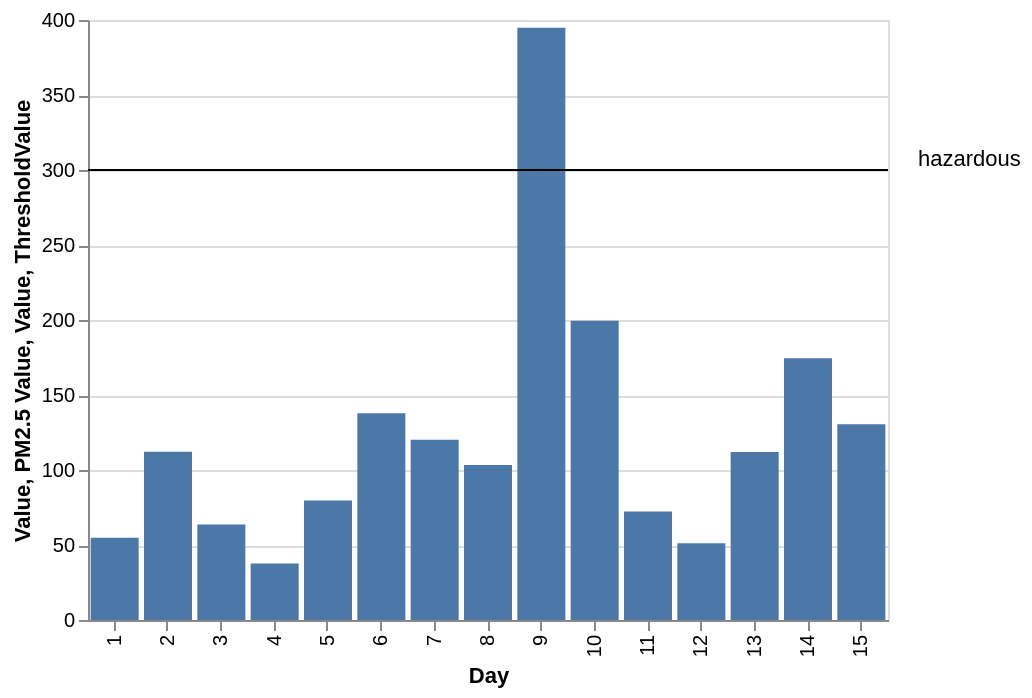

Write the Vega-Lite specification saved for this chart.
### Vega-Lite specification from a JSON file in a GitHub repository (floating-point values rounded to 4 significant figures)
{"layer": [{"mark": "bar", "data": {"format": {"property": "features", "type": "json"}, "values": {"features": [{"geometry": {"coordinates": [125.6, 10.1], "type": "Point"}, "type": "Feature", "properties": {"Day": 1, "Value": 54.8}}, {"geometry": {"coordinates": [125.6, 10.1], "type": "Point"}, "type": "Feature", "properties": {"Day": 2, "Value": 112.1}}, {"geometry": {"coordinates": [125.6, 10.1], "type": "Point"}, "type": "Feature", "properties": {"Day": 3, "Value": 63.6}}, {"geometry": {"coordinates": [125.6, 10.1], "type": "Point"}, "type": "Feature", "properties": {"Day": 4, "Value": 37.6}}, {"geometry": {"coordinates": [125.6, 10.1], "type": "Point"}, "type": "Feature", "properties": {"Day": 5, "Value": 79.7}}, {"geometry": {"coordinates": [125.6, 10.1], "type": "Point"}, "type": "Feature", "properties": {"Day": 6, "Value": 137.9}}, {"geometry": {"coordinates": [125.6, 10.1], "type": "Point"}, "type": "Feature", "properties": {"Day": 7, "Value": 120.1}}, {"geometry": {"coordinates": [125.6, 10.1], "type": "Point"}, "type": "Feature", "properties": {"Day": 8, "Value": 103.3}}, {"geometry": {"coordinates": [125.6, 10.1], "type": "Point"}, "type": "Feature", "properties": {"Day": 9, "Value": 394.8}}, {"geometry": {"coordinates": [125.6, 10.1], "type": "Point"}, "type": "Feature", "properties": {"Day": 10, "Value": 199.5}}, {"geometry": {"coordinates": [125.6, 10.1], "type": "Point"}, "type": "Feature", "properties": {"Day": 11, "Value": 72.3}}, {"geometry": {"coordinates": [125.6, 10.1], "type": "Point"}, "type": "Feature", "properties": {"Day": 12, "Value": 51.1}}, {"geometry": {"coordinates": [125.6, 10.1], "type": "Point"}, "type": "Feature", "properties": {"Day": 13, "Value": 112.0}}, {"geometry": {"coordinates": [125.6, 10.1], "type": "Point"}, "type": "Feature", "properties": {"Day": 14, "Value": 174.5}}, {"geometry": {"coordinates": [125.6, 10.1], "type": "Point"}, "type": "Feature", "properties": {"Day": 15, "Value": 130.5}}], "type": "FeatureCollection"}}, "encoding": {"y": {"type": "quantitative", "title": "Value", "field": "properties.Value"}, "x": {"type": "ordinal", "title": "Day", "field": "properties.Day"}}}, {"mark": {"align": "left", "type": "text", "dy": -5, "dx": 215}, "data": {"format": {"property": "features", "type": "json"}, "values": {"features": [{"geometry": {"coordinates": [125.6, 10.1], "type": "Point"}, "type": "Feature", "properties": {"ThresholdValue": 300, "Threshold": "hazardous"}}], "type": "FeatureCollection"}}, "encoding": {"text": {"value": "hazardous"}, "y": {"axis": {"title": "PM2.5 Value"}, "type": "quantitative", "title": "ThresholdValue", "field": "properties.ThresholdValue"}}}, {"mark": {"color": "#e45755", "type": "bar"}, "transform": [{"filter": "datum.Value >= 300"}, {"calculate": "300", "as": "baseline"}], "encoding": {"y": {"type": "quantitative", "field": "baseline"}, "y2": {"type": "quantitative", "title": "Value", "field": "properties.Value"}, "x": {"type": "ordinal", "title": "Day", "field": "properties.Day"}}, "data": {"format": {"property": "features", "type": "json"}, "values": {"features": [{"geometry": {"coordinates": [125.6, 10.1], "type": "Point"}, "type": "Feature", "properties": {"Day": 1, "Value": 54.8}}, {"geometry": {"coordinates": [125.6, 10.1], "type": "Point"}, "type": "Feature", "properties": {"Day": 2, "Value": 112.1}}, {"geometry": {"coordinates": [125.6, 10.1], "type": "Point"}, "type": "Feature", "properties": {"Day": 3, "Value": 63.6}}, {"geometry": {"coordinates": [125.6, 10.1], "type": "Point"}, "type": "Feature", "properties": {"Day": 4, "Value": 37.6}}, {"geometry": {"coordinates": [125.6, 10.1], "type": "Point"}, "type": "Feature", "properties": {"Day": 5, "Value": 79.7}}, {"geometry": {"coordinates": [125.6, 10.1], "type": "Point"}, "type": "Feature", "properties": {"Day": 6, "Value": 137.9}}, {"geometry": {"coordinates": [125.6, 10.1], "type": "Point"}, "type": "Feature", "properties": {"Day": 7, "Value": 120.1}}, {"geometry": {"coordinates": [125.6, 10.1], "type": "Point"}, "type": "Feature", "properties": {"Day": 8, "Value": 103.3}}, {"geometry": {"coordinates": [125.6, 10.1], "type": "Point"}, "type": "Feature", "properties": {"Day": 9, "Value": 394.8}}, {"geometry": {"coordinates": [125.6, 10.1], "type": "Point"}, "type": "Feature", "properties": {"Day": 10, "Value": 199.5}}, {"geometry": {"coordinates": [125.6, 10.1], "type": "Point"}, "type": "Feature", "properties": {"Day": 11, "Value": 72.3}}, {"geometry": {"coordinates": [125.6, 10.1], "type": "Point"}, "type": "Feature", "properties": {"Day": 12, "Value": 51.1}}, {"geometry": {"coordinates": [125.6, 10.1], "type": "Point"}, "type": "Feature", "properties": {"Day": 13, "Value": 112.0}}, {"geometry": {"coordinates": [125.6, 10.1], "type": "Point"}, "type": "Feature", "properties": {"Day": 14, "Value": 174.5}}, {"geometry": {"coordinates": [125.6, 10.1], "type": "Point"}, "type": "Feature", "properties": {"Day": 15, "Value": 130.5}}], "type": "FeatureCollection"}}}, {"mark": "rule", "data": {"format": {"property": "features", "type": "json"}, "values": {"features": [{"geometry": {"coordinates": [125.6, 10.1], "type": "Point"}, "type": "Feature", "properties": {"ThresholdValue": 300, "Threshold": "hazardous"}}], "type": "FeatureCollection"}}, "encoding": {"y": {"type": "quantitative", "title": "ThresholdValue", "field": "properties.ThresholdValue"}}}], "$schema": "https://vega.github.io/schema/vega-lite/v2.4.1.json", "config": {"view": {"width": 400, "height": 300}}}
